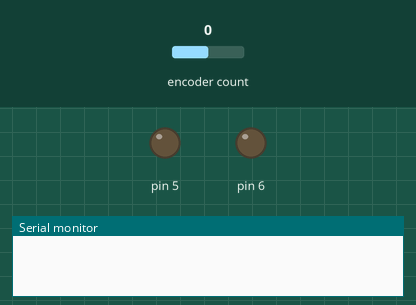
This program was run on a simulated Arduino Nano, built with avr-gcc and run on an emulated ATmega328P. On the bench: output pins drawn as LEDs (lit = HIGH), the last lines printed to the serial monitor. Inputs (shaded band) come from the test bench; at power-on: encoder count 0.

Above: at 1.2 s.
1.3 s: encoder count set to 1
At 2.5 s:
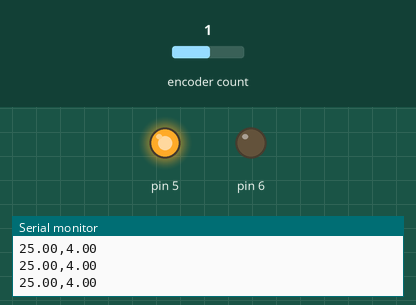
Timing chart, 0 to 4.3 s (numbered marks = the images above; inputs shaded):
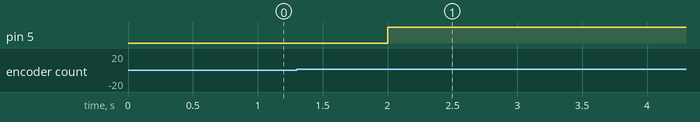

The program:

main.cpp
```cpp
#define ENCODER_OPTIMIZE_INTERRUPTS
#include <Arduino.h>
#include <Encoder.h>
#include <PID_v1.h>

double input, output, setpoint, kp, ki, kd;

PID pid(&input, &output, &setpoint, kp, ki, kd, DIRECT);
Encoder encoder(2, 3);

void readEncoder();
void calculatePID();
void driveMotor();

void setupPID()
{
  pid.SetMode(AUTOMATIC);
  pid.SetOutputLimits(-255, 255);
  kp = 55.0;
  ki = 0.0;
  kd = 0.0;
  setpoint = 25.0;
  pid.SetTunings(kp, ki, kd);
  pid.SetSampleTime(10);
}

void setupMotor()
{
  pinMode(DD5, OUTPUT);
  pinMode(DD6, OUTPUT);
  analogWrite(DD5, 0);
  analogWrite(DD6, 0);
}

void setup()
{
  Serial.begin(9600);
  setupPID();
  setupMotor();
}

void loop()
{
  if (input == 25)
  {
    setpoint = 50;
    delay(2000);
  }
  if (input == 50)
  {
    setpoint = 0;
    delay(2000);
  }
  if (input == 0)
  {
    setpoint = 25;
    delay(2000);
  }
  readEncoder();
  calculatePID();
  driveMotor();
  Serial.print(setpoint);
  Serial.print(",");
  Serial.println(input);
}

void readEncoder()
{
  input = encoder.read();
}

void calculatePID()
{
  pid.Compute();
}

void driveMotor()
{
  int throttle = (int)output;
  if (throttle > 0)
  {
    analogWrite(DD5, throttle);
    analogWrite(DD6, 0);
  }
  else
  {
    analogWrite(DD6, -1 * throttle);
    analogWrite(DD5, 0);
  }
}
```
